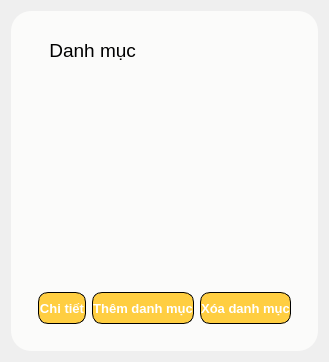
      <widget class="QWidget" name="catgory_screen">
       <layout class="QVBoxLayout" name="verticalLayout_3">
        <item>
         <widget class="QWidget" name="widget_10" native="true">
          <property name="styleSheet">
           <string notr="true">QWidget{
	background-color: #FBFBFA;
	border-radius: 20px;
}</string>
          </property>
          <layout class="QVBoxLayout" name="verticalLayout_10">
           <item>
            <widget class="QPushButton" name="pushButton_27">
             <property name="font">
              <font>
               <family>Segoe UI</family>
               <pointsize>14</pointsize>
               <bold>false</bold>
              </font>
             </property>
             <property name="styleSheet">
              <string notr="true">max-height: 40px;
min-height: 40px;
max-width: 120px;
min-width: 120px;
margin-top: 10px;
margin-left: 10px;</string>
             </property>
             <property name="text">
              <string> Danh mục</string>
             </property>
             <property name="icon">
              <iconset>
               <normaloff>../Image/category_a.png</normaloff>../Image/category_a.png</iconset>
             </property>
             <property name="iconSize">
              <size>
               <width>32</width>
               <height>32</height>
              </size>
             </property>
            </widget>
           </item>
           <item>
            <widget class="QWidget" name="widget" native="true">
             <property name="styleSheet">
              <string notr="true">QScrollArea{
	background-color: #f0f0f0;
}
/* #!VERTICAL SCROLLBAR */
QScrollBar:vertical{
	border: none;
	width: 16px;
	border-radius: 0px;
	background: white;
}

/* #!HANDLE BAR VERTICAL */
QScrollBar::handle:vertical {	
	border-left: 3px solid #f1f1f1;
	background-color: #c1c1c1;
	subcontrol-position: bottom;
	subcontrol-origin: margin;
}
QScrollBar::handle:vertical:hover {	
	border-left: 3px solid #f1f1f1;
	background-color: #a8a8a8;
	subcontrol-position: bottom;
	subcontrol-origin: margin;
}
QScrollBar::handle:vertical:pressed {
	border-left: 3px solid #f1f1f1;
	background-color: #787878;
	subcontrol-position: bottom;
	subcontrol-origin: margin;
}
/* #!RESET ARROW */
QScrollBar::up-arrow:vertical, QScrollBar::down-arrow:vertical {
	background: #f1f1f1;
    border-left: 5px solid #f1f1f1;
}
QScrollBar::add-page:vertical, QScrollBar::sub-page:vertical {
	background: #f1f1f1;
    border-left: 5px solid #f1f1f1;
}
/* #!HORIZONTAL SCROLLBAR */
QScrollBar:horizontal{
	border: none;
	width: 16px;
	border-radius: 0px;
	background: white;
}</string>
             </property>
             <layout class="QVBoxLayout" name="verticalLayout_4">
              <item>
               <widget class="QListWidget" name="cg_list">
                <property name="font">
                 <font>
                  <pointsize>12</pointsize>
                 </font>
                </property>
                <property name="styleSheet">
                 <string notr="true">QListWidget{
	border: 0px;
	margin-top: 0px;
}

QListWidget::item {
	background-color: white;
	height: 60px;
	margin: 5px;
	margin-bottom: 10px;
	border-radius: 15px;
	padding-left: 15px;
	padding-right: 15px;
}

QListWidget::item::hover{
	background-color: rgb(250, 250, 250);
	color: black;
	height: 60px;
	margin: 5px;
	margin-bottom: 10px;
	border-radius: 15px;
	padding-left: 15px;
	padding-right: 15px;
}

QListWidget::item::selected{
	background-color: rgb(250, 250, 250);
	color: black;
	height: 60px;
	margin: 5px;
	margin-bottom: 10px;
	border-radius: 15px;
	padding-left: 15px;
	padding-right: 15px;
	border: 2px solid gray;
}</string>
                </property>
               </widget>
              </item>
              <item>
               <widget class="QWidget" name="widget_5" native="true">
                <layout class="QHBoxLayout" name="horizontalLayout_5">
                 <item>
                  <widget class="QPushButton" name="more_info">
                   <property name="font">
                    <font>
                     <family>Segoe UI</family>
                     <pointsize>10</pointsize>
                     <bold>true</bold>
                    </font>
                   </property>
                   <property name="styleSheet">
                    <string notr="true">QPushButton{
	border: 1px solid black;
	height: 30px;
	border-radius: 10px;
	background-color: #FFCE41;
	color: white;
}

QPushButton::hover{
	border: 2px solid black;
	height: 30px;
	border-radius: 10px;
	background-color: #FFCE41;
}

QPushButton::pressed{
	border: 2px solid black;
	height: 30px;
	border-radius: 10px;
	background-color: rgb(234, 188, 59);
}</string>
                   </property>
                   <property name="text">
                    <string>Chi tiết</string>
                   </property>
                   <property name="icon">
                    <iconset>
                     <normaloff>../Image/all_note_view.png</normaloff>../Image/all_note_view.png</iconset>
                   </property>
                   <property name="iconSize">
                    <size>
                     <width>16</width>
                     <height>16</height>
                    </size>
                   </property>
                  </widget>
                 </item>
                 <item>
                  <widget class="QPushButton" name="add_cg">
                   <property name="font">
                    <font>
                     <family>Segoe UI</family>
                     <pointsize>10</pointsize>
                     <bold>true</bold>
                    </font>
                   </property>
                   <property name="styleSheet">
                    <string notr="true">QPushButton{
	border: 1px solid black;
	height: 30px;
	border-radius: 10px;
	background-color: #FFCE41;
	color: white;
}

QPushButton::hover{
	border: 2px solid black;
	height: 30px;
	border-radius: 10px;
	background-color: #FFCE41;
}

QPushButton::pressed{
	border: 2px solid black;
	height: 30px;
	border-radius: 10px;
	background-color: rgb(234, 188, 59);
}</string>
                   </property>
                   <property name="text">
                    <string>Thêm danh mục</string>
                   </property>
                   <property name="iconSize">
                    <size>
                     <width>16</width>
                     <height>16</height>
                    </size>
                   </property>
                  </widget>
                 </item>
                 <item>
                  <widget class="QPushButton" name="del_cg">
                   <property name="font">
                    <font>
                     <family>Segoe UI</family>
                     <pointsize>10</pointsize>
                     <bold>true</bold>
                    </font>
                   </property>
                   <property name="styleSheet">
                    <string notr="true">QPushButton{
	border: 1px solid black;
	height: 30px;
	border-radius: 10px;
	background-color: #FFCE41;
	color: white;
}

QPushButton::hover{
	border: 2px solid black;
	height: 30px;
	border-radius: 10px;
	background-color: #FFCE41;
}

QPushButton::pressed{
	border: 2px solid black;
	height: 30px;
	border-radius: 10px;
	background-color: rgb(234, 188, 59);
}</string>
                   </property>
                   <property name="text">
                    <string>Xóa danh mục</string>
                   </property>
                   <property name="iconSize">
                    <size>
                     <width>16</width>
                     <height>16</height>
                    </size>
                   </property>
                  </widget>
                 </item>
                </layout>
               </widget>
              </item>
             </layout>
            </widget>
           </item>
          </layout>
         </widget>
        </item>
       </layout>
      </widget>
